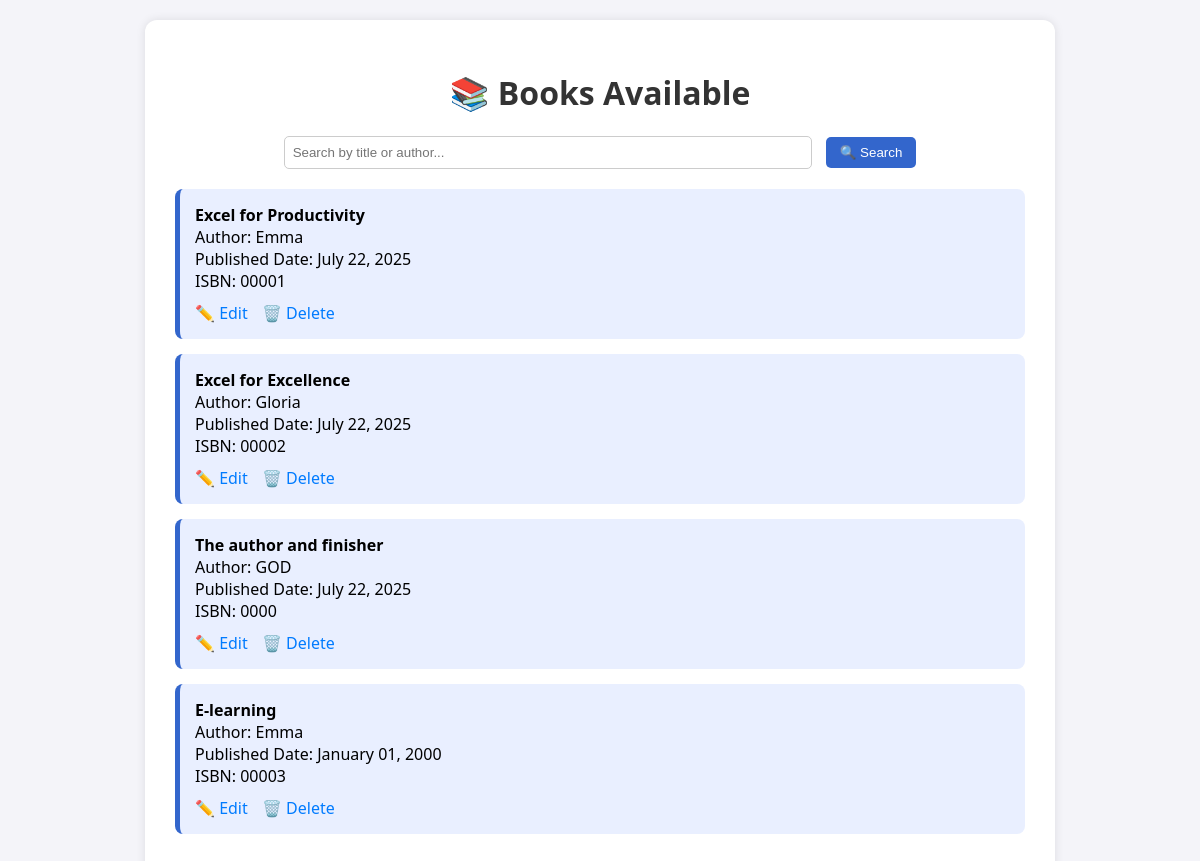
/allbooks, run on the app's committed database.
### relationship_app/models.py (models this page shows, shortened)
class Book(models.Model):
    title = models.CharField(max_length=255)
    author = models.ForeignKey('Author', on_delete=models.CASCADE, related_name='books')
    published_date = models.DateField(default=date(2000, 1, 1))
    isbn = models.CharField(max_length=13, default='0000')
    class Meta:
        permissions = [
            ("can_add_book", "Can add book"),
            ("can_change_book", "Can change book"),
            ("can_delete_book", "Can delete book"),
        ]

class Author(models.Model):
    author_name = models.CharField(max_length=100)
    def __str__(self):
        return self.author_name

### relationship_app/views.py (the view)
# urls.py: path('allbooks', all_books, name='allbooks'),  # list_books
def all_books(request):
    books = Book.objects.all()
    return render(request, 'relationship_app/list_books.html', {'all_books':books})

### relationship_app/templates/relationship_app/list_books.html (shortened to what this page needs)
{% load static %}
<!DOCTYPE html>
<html lang="en">
<head>
    <link rel="stylesheet" href="{% static 'css/styles.css' %}">
</head>
<body>
<div class="container">
    <h1>📚 Books Available</h1>
    <form method="get">
        <input type="text" name="q" placeholder="Search by title or author..." value="{{ search_query }}">
        <button type="submit">🔍 Search</button>
    </form>
    <ul>
        {% for book in all_books %}
            <li>
                <strong>{{ book.title }}</strong><br>
                Author: {{ book.author }}<br>
                Published Date: {{ book.published_date|date:"F d, Y" }}<br>
                ISBN: {{ book.isbn }}
                <div class="actions">
                    <a href="{% url 'book-update' book.pk %}">✏️ Edit</a>
                    <a href="{% url 'book-delete' book.pk %}">🗑️ Delete</a>
                </div>
            </li>
        {% empty %}
            <li>No books found.</li>
        {% endfor %}
    </ul>
</div>
</body>
</html>

### relationship_app/static/css/styles.css (style rules this page uses)
body { font-family: Arial, sans-serif; background-color: #f4f4f4; padding: 20px; }
.container { background: white; padding: 20px; border-radius: 10px; max-width: 700px; margin: auto; box-shadow: 0 0 10px rgba(0,0,0,0.1); }
a { color: #007bff; text-decoration: none; margin-right: 10px; }
ul { list-style-type: none; padding: 0; }
li { background: #eaeaea; padding: 10px; margin-bottom: 10px; border-radius: 5px; }

### relationship_app/templates/relationship_app/list_books.html (style rules this page uses)
body { font-family: 'Segoe UI', sans-serif; background-color: #f4f4f9; margin: 0; padding: 20px; }
.container { max-width: 850px; margin: auto; background-color: #fff; padding: 30px; border-radius: 12px; box-shadow: 0 0 10px rgba(0,0,0,0.1); }
h1 { text-align: center; color: #333; }
form { text-align: center; margin-bottom: 20px; }
input[type="text"] { padding: 8px; width: 60%; border-radius: 5px; border: 1px solid #ccc; }
button { padding: 8px 14px; border: none; background-color: #3366cc; color: white; border-radius: 5px; cursor: pointer; margin-left: 10px; }
ul { list-style-type: none; padding: 0; }
li { background: #e9efff; margin-bottom: 15px; padding: 15px; border-left: 5px solid #3366cc; border-radius: 8px; transition: background 0.3s ease; }
.actions { margin-top: 10px; }
.actions a { margin-right: 10px; color: #007bff; text-decoration: none; }

### data on the page
Book: title "Excel for Productivity", author "Emma", published_date "July 22, 2025", isbn "00001"
Book: title "Excel for Excellence", author "Gloria", published_date "July 22, 2025", isbn "00002"
Book: title "The author and finisher", author "GOD", published_date "July 22, 2025", isbn "0000"
Book: title "E-learning", author "Emma", published_date "January 01, 2000", isbn "00003"
